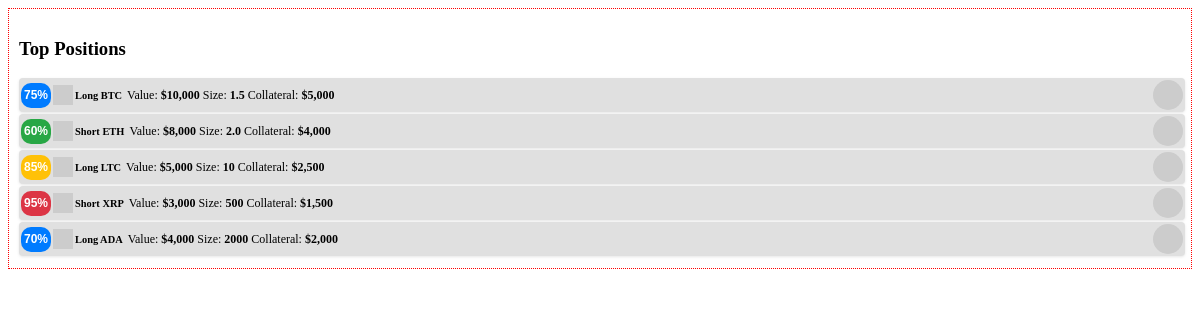
The app's page /positions/top_positions, older data.
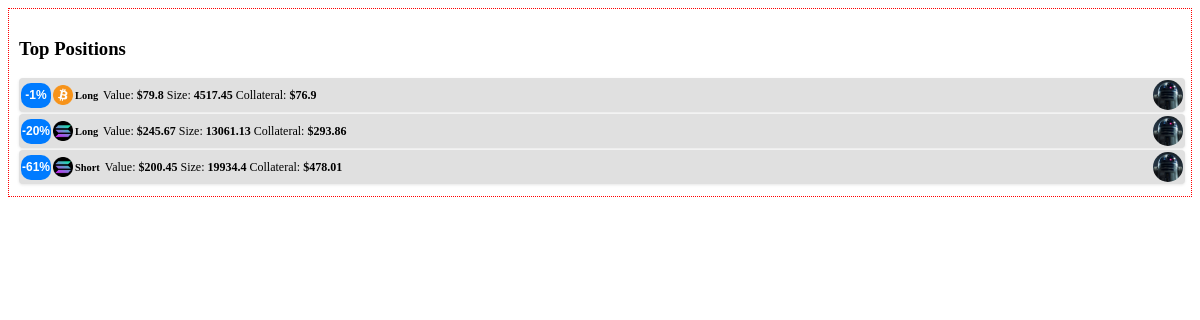
The same page, newer data.
### tables this page shows
CREATE TABLE positions (
        id TEXT PRIMARY KEY,
        asset_type TEXT,
        position_type TEXT,
        entry_price REAL,
        liquidation_price REAL,
        current_travel_percent REAL,
        value REAL,
        collateral REAL,
        size REAL,
        leverage REAL,
        wallet_name TEXT,
        last_updated DATETIME,
        alert_reference_id TEXT,
        hedge_buddy_id TEXT,
        current_price REAL,
        liquidation_distance REAL,
        heat_index REAL,
        current_heat_index REAL,
        pnl_after_fees_usd REAL
    );

### positions/positions_bp.py (the view)
@positions_bp.route("/top_positions", methods=["GET"])
@positions_bp.route("/top_positions", methods=["GET"])
def show_top_positions():
    try:
        all_positions = PositionService.get_all_positions(DB_PATH)
        _resolve_wallet_images(all_positions)
        valid_positions = [pos for pos in all_positions if pos.get("current_travel_percent") is not None]
        top_positions = sorted(valid_positions, key=lambda pos: pos["current_travel_percent"], reverse=True)[:3]
        bottom_positions = sorted(valid_positions, key=lambda pos: pos["current_travel_percent"])[:3]
        print("DEBUG: Alert States for Top Positions:")
        for pos in top_positions:
            print("Top Position - ID: {}, Alert State: {}".format(pos.get("id", "unknown"),
                                                                  pos.get("alert_state", "N/A")))
        print("DEBUG: Alert States for Bottom Positions:")
        for pos in bottom_positions:
            print("Bottom Position - ID: {}, Alert State: {}".format(pos.get("id", "unknown"),
                                                                     pos.get("alert_state", "N/A")))
        return render_template("top_positions.html", top_positions=top_positions, bottom_positions=bottom_positions)
    except Exception as e:
        print("Error retrieving top positions: {}".format(e))
        return render_template("top_positions.html", top_positions=[], bottom_positions=[])

### data/data_locker.py (called while the page is built)
    @classmethod
    def get_instance(cls, db_path: Optional[str] = None) -> 'DataLocker':
        if cls._instance is None:
            cls._instance = cls(db_path)
        return cls._instance

    def _init_sqlite_if_needed(self):
        db_dir = os.path.dirname(self.db_path)
        if db_dir and not os.path.exists(db_dir):
            os.makedirs(db_dir, exist_ok=True)
            self.logger.debug(f"Created directory for DB: {db_dir}")
        if self.conn is None:
            self.conn = sqlite3.connect(self.db_path, check_same_thread=False)
            self.conn.row_factory = sqlite3.Row
        if self.cursor is None:
            self.cursor = self.conn.cursor()

    def read_positions(self):
        cursor = self.conn.cursor()
        cursor.execute("SELECT * FROM positions")
        rows = cursor.fetchall()
        cursor.close()
        return rows

    def get_wallet_by_name(self, wallet_name: str) -> Optional[dict]:
        self._init_sqlite_if_needed()
        self.cursor.execute("""
            SELECT name,
                   public_address,
                   private_address,
                   image_path,
                   balance
              FROM wallets
             WHERE name=?
             LIMIT 1
        """, (wallet_name,))
        row = self.cursor.fetchone()
        if not row:
            return None
        return {
            "name": row["name"],
            "public_address": row["public_address"],
            "private_address": row["private_address"],
            "image_path": row["image_path"],
            "balance": row["balance"]
        }

### launch_pad.py (called while the page is built)
@app.context_processor
def update_theme_context():
    config_path = current_app.config.get("CONFIG_PATH", CONFIG_PATH)
    try:
        with open(config_path, 'r') as f:
            conf = json.load(f)
    except Exception as e:
        conf = {}
    theme = {}
    theme_config = conf.get("theme_config", {})
    selected = theme_config.get("selected_profile", "")
    if selected:
        theme = theme_config.get("profiles", {}).get(selected, {})
    return dict(theme=theme)

### utils/calc_services.py (called while the page is built)
    def calculate_value(self, position):
        size = float(position.get("size", 0.0))
        return round(size, 2)

    def calculate_leverage(self, size: float, collateral: float) -> float:
        if size <= 0 or collateral <= 0:
            return 0.0
        return round(size / collateral, 2)

### templates/top_positions.html (shortened to what this page needs)
<div class="invisible-container" style="border: 1px dotted red; padding: 10px;">
  <div class="card">
    <div class="card-header">
      <h3 class="card-title">Top Positions</h3>
    </div>
    <div class="card-body">
      {% if top_positions %}
        {% for pos in top_positions %}
          {% set box_class = "text-bg-blue" %}
          {% if pos.alert_state == "alert-low" %}
            {% set box_class = "text-bg-success" %}
          {% elif pos.alert_state == "alert-medium" %}
            {% set box_class = "text-bg-warning" %}
          {% elif pos.alert_state == "alert-high" %}
            {% set box_class = "text-bg-danger" %}
          {% endif %}
          <div class="info-box">
            <span class="info-box-icon {{ box_class }} text-white">
              <span class="small-percentage">
                {{ pos.current_travel_percent | round(0, 'floor') | int }}%
              </span>
            </span>
            <div class="info-box-content">
              <div class="info-box-asset">
                <span class="info-box-extra">
                  <img src="{{ url_for('static', filename='images/' ~ pos.asset_type|lower ~ '_logo.png') }}"
                       alt="{{ pos.asset_type }} Logo"
                       onerror="this.onerror=null;this.src='{{ url_for('static', filename='images/default_logo.png') }}';">
                  <span>{{ pos.position_type }}</span>
                </span>
                <div class="info-box-details">
                  <span>Value: <strong>${{ pos.value }}</strong></span>
                  <span>Size: <strong>{{ pos.size }}</strong></span>
                  <span>Collateral: <strong>${{ pos.collateral }}</strong></span>
                </div>
              </div>
            </div>
            <div class="info-box-wallet">
              {% if pos.wallet_image %}
                <img src="{{ pos.wallet_image }}"
                     alt="Wallet Logo"
                     onerror="this.onerror=null;this.style.display='none';this.nextElementSibling.style.display='inline-flex';">
              {% else %}
                <span style="display:inline-flex;width:30px;height:30px;border-radius:50%;background:#6c757d;color:#fff;font-size:11px;font-weight:bold;align-items:center;justify-content:center;">
                  {{ (pos.wallet_name or '?')[:2]|upper }}
                </span>
              {% endif %}
            </div>
          </div>
        {% endfor %}
      {% else %}
        <div class="info-box">
          <span class="info-box-icon text-bg-blue text-white">
            <span class="small-percentage">75%</span>
          </span>
          <div class="info-box-content">
            <div class="info-box-asset">
              <span class="info-box-extra">
                <img src="https://via.placeholder.com/20" alt="BTC Logo">
                <span>Long BTC</span>
              </span>
              <div class="info-box-details">
                <span>Value: <strong>$10,000</strong></span>
                <span>Size: <strong>1.5</strong></span>
                <span>Collateral: <strong>$5,000</strong></span>
              </div>
            </div>
          </div>
          <div class="info-box-wallet">
            <img src="https://via.placeholder.com/30" alt="Wallet Logo">
          </div>
        </div>
        <div class="info-box">
          <span class="info-box-icon text-bg-success text-white">
            <span class="small-percentage">60%</span>
          </span>
          <div class="info-box-content">
            <div class="info-box-asset">
              <span class="info-box-extra">
                <img src="https://via.placeholder.com/20" alt="ETH Logo">
                <span>Short ETH</span>
              </span>
              <div class="info-box-details">
                <span>Value: <strong>$8,000</strong></span>
                <span>Size: <strong>2.0</strong></span>
                <span>Collateral: <strong>$4,000</strong></span>
              </div>
            </div>
          </div>
          <div class="info-box-wallet">
            <img src="https://via.placeholder.com/30" alt="Wallet Logo">
          </div>
        </div>
        <div class="info-box">
          <span class="info-box-icon text-bg-warning text-white">
            <span class="small-percentage">85%</span>
          </span>
          <div class="info-box-content">
            <div class="info-box-asset">
              <span class="info-box-extra">
                <img src="https://via.placeholder.com/20" alt="LTC Logo">
                <span>Long LTC</span>
              </span>
              <div class="info-box-details">
                <span>Value: <strong>$5,000</strong></span>
                <span>Size: <strong>10</strong></span>
                <span>Collateral: <strong>$2,500</strong></span>
              </div>
            </div>
          </div>
          <div class="info-box-wallet">
            <img src="https://via.placeholder.com/30" alt="Wallet Logo">
          </div>
        </div>
        <div class="info-box">
          <span class="info-box-icon text-bg-danger text-white">
            <span class="small-percentage">95%</span>
          </span>
          <div class="info-box-content">
            <div class="info-box-asset">
              <span class="info-box-extra">
                <img src="https://via.placeholder.com/20" alt="XRP Logo">
                <span>Short XRP</span>
              </span>
              <div class="info-box-details">
                <span>Value: <strong>$3,000</strong></span>
                <span>Size: <strong>500</strong></span>
                <span>Collateral: <strong>$1,500</strong></span>
              </div>
            </div>
          </div>
          <div class="info-box-wallet">
            <img src="https://via.placeholder.com/30" alt="Wallet Logo">
          </div>
        </div>
        <div class="info-box">
          <span class="info-box-icon text-bg-blue text-white">
            <span class="small-percentage">70%</span>
          </span>
          <div class="info-box-content">
            <div class="info-box-asset">
              <span class="info-box-extra">
                <img src="https://via.placeholder.com/20" alt="ADA Logo">
                <span>Long ADA</span>
              </span>
              <div class="info-box-details">
                <span>Value: <strong>$4,000</strong></span>
                <span>Size: <strong>2000</strong></span>
                <span>Collateral: <strong>$2,000</strong></span>
              </div>
            </div>
          </div>
          <div class="info-box-wallet">
            <img src="https://via.placeholder.com/30" alt="Wallet Logo">
          </div>
        </div>
      {% endif %}
    </div>
  </div>
</div>

### templates/top_positions.html (style rules this page uses)
.invisible-container .card-body { display: block !important; overflow: visible !important; height: auto !important; }
.info-box { display: flex; align-items: center; background-color: #e0e0e0; padding: 2px !important; border-radius: 4px; box-shadow: 0 1px 3px rgba(0, 0, 0, 0.1); margin-bottom: 2px !important; width: 100% !important; }
.info-box-wallet { margin-left: auto; display: flex; align-items: center; }
.info-box-wallet img { border-radius: 50%; width: 30px; height: 30px; }
.info-box-asset { display: flex; align-items: center; gap: 3px; }
.info-box-extra { display: inline-flex; align-items: center; font-size: 0.6rem; margin: 0; }
.info-box-extra img { vertical-align: middle; width: 20px; height: 20px; }
.info-box-extra span { margin-left: 2px; }
.info-box-extra span:last-child { font-size: 0.65rem; font-weight: bold; }
.info-box-icon { width: 30px; height: 25px; line-height: 25px; display: flex; align-items: center; justify-content: center; border-radius: 10px; margin-right: 2px; }
.text-bg-blue { background-color: #007bff !important; }
.small-percentage { font-size: 0.75rem !important; font-weight: bold !important; font-family: 'Nunito', sans-serif; color: white !important; margin-right: 0 !important; }
.info-box-details { display: flex; gap: 3px; font-size: 0.75rem; align-items: center; margin-left: 2px; }

Row changes from the older to the newer data that the page shows:
added positions: current_travel_percent "-1", shows a picture, position_type "Long", value "79.8", size "4517.45", collateral "76.9"
added positions: current_travel_percent "-20", position_type "Long", value "245.67", size "13061.13", collateral "293.86"
added positions: current_travel_percent "-61", position_type "Short", value "200.45", size "19934.4", collateral "478.01"
Text that changed along with them:
text no longer shown: "75% Long BTC Value: $10,000 Size: 1.5 Collateral: $5,000 60% Short ETH Value: $8,000 Size: 2.0 Collateral: $4,000 85% Long LTC Value: $5,000 Size: 10 Collateral: $2,500 95% Short XRP Value: $3,000 Size: 500 Collateral: $1,500 70% Long ADA Value: $4,000 Size: 2000 Collateral: $2,000"
